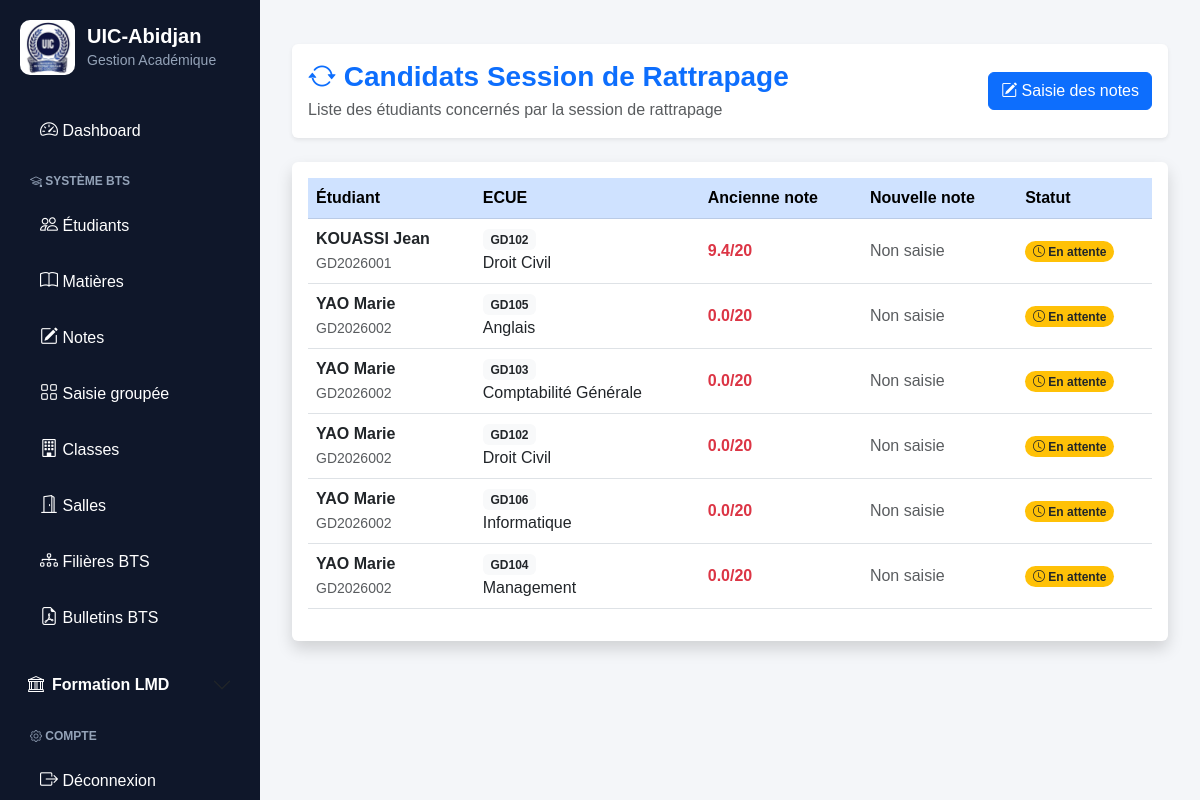
The app's page /lmd/rattrapage/ (signed in), older data.
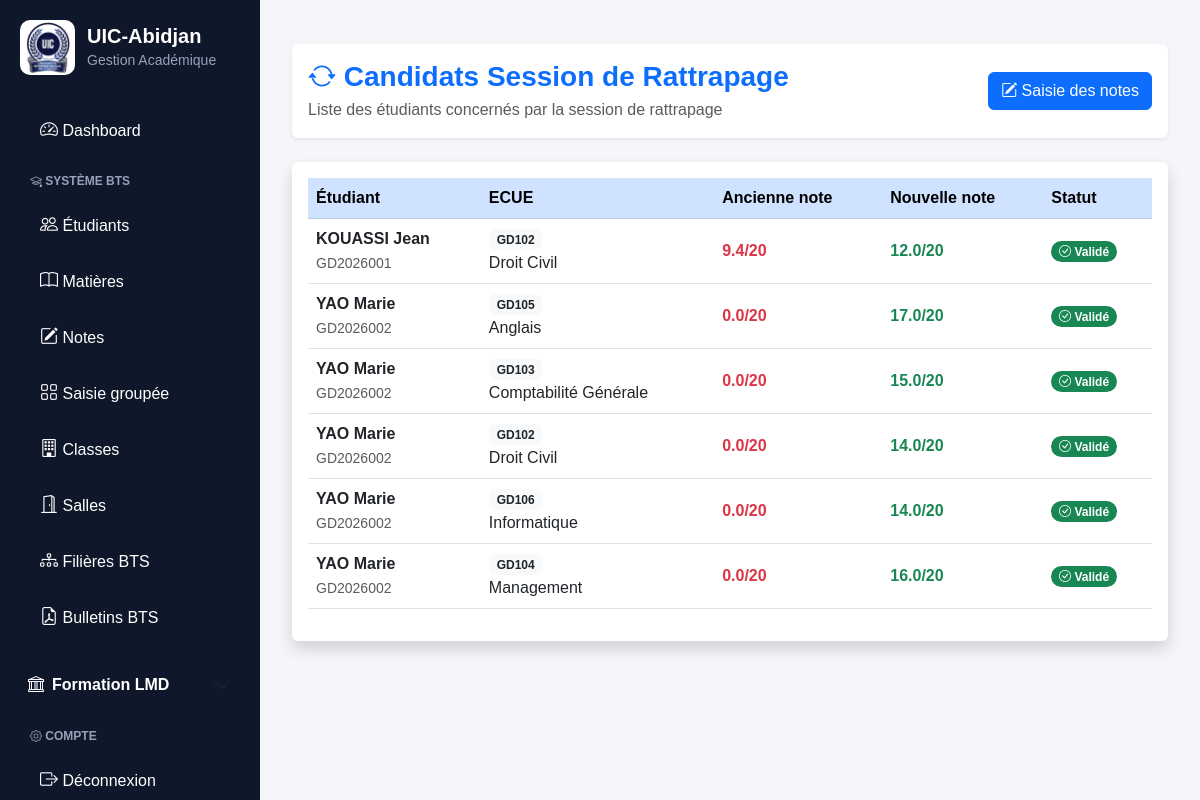
The same page, newer data.
### lmd/models.py (models this page shows, shortened)
class CandidatRattrapage(models.Model):
    STATUT_CHOICES = [
        ("EN_ATTENTE", "En attente"),
        ("VALIDE", "Validé"),
        ("ECHEC", "Échec"),
    ]
    etudiant = models.ForeignKey(
        "EtudiantLMD",
        on_delete=models.CASCADE,
        related_name="candidats_rattrapage"
    )
    ecue = models.ForeignKey(
        "ECUE",
        on_delete=models.CASCADE,
        related_name="candidats_rattrapage"
    )
    session = models.ForeignKey(
        "SessionAcademique",
        on_delete=models.CASCADE,
        related_name="candidats"
    )
    ancienne_note = models.FloatField(
        default=0
    )
    nouvelle_note = models.FloatField(
        null=True,
        blank=True
    )
    statut = models.CharField(
        max_length=20,
        choices=STATUT_CHOICES,
        default="EN_ATTENTE"
    )
    annee_academique = models.CharField(
        max_length=20
    )
    date_creation = models.DateTimeField(
        auto_now_add=True
    )
    class Meta:
        unique_together = (
            "etudiant",
            "ecue",
            "session",
            "annee_academique"
        )

class EtudiantLMD(models.Model):
    user = models.OneToOneField(
        User,
        on_delete=models.CASCADE,
        null=True,
        blank=True,
        related_name="etudiant_lmd"
    )
    matricule = models.CharField(
        max_length=50,
        unique=True,
        db_index=True
    )
    nom = models.CharField(
        max_length=100,
        db_index=True
    )
    prenoms = models.CharField(
        max_length=150
    )
    sexe = models.CharField(
        max_length=1,
        choices=(
            ('M', 'Masculin'),
            ('F', 'Féminin'),
        )
    )
    STATUTS = [
        ("AF", "Affecté"),
        ("NF", "Non Affecté"),
    ]
    statut = models.CharField(
        max_length=2,
        choices=STATUTS,
        default="NF"
    )
    date_naissance = models.DateField(
        null=True,
        blank=True
    )
    lieu_naissance = models.CharField(
        max_length=100,
        blank=True,
        null=True
    )
    telephone = models.CharField(
        max_length=30,
        blank=True
    )
    email = models.EmailField(
        blank=True
    )
    NIVEAUX = [
        ("L1", "Licence 1"),
        ("L2", "Licence 2"),
        ("L3", "Licence 3"),
        ("M1", "Master 1"),
        ("M2", "Master 2"),
        ("DOC", "Doctorat"),
    ]
    niveau = models.CharField(
        max_length=10,
        choices=NIVEAUX,
        db_index=True
    )
    filiere = models.ForeignKey(
        "FiliereLMD",
        on_delete=models.CASCADE,
        related_name="etudiants"
    )
    annee_academique = models.CharField(
        max_length=20,
        db_index=True
    )
    date_inscription = models.DateTimeField(
        auto_now_add=True
    )
    actif = models.BooleanField(
        default=True
    )
    class Meta:
        ordering = [
            "nom",
            "prenoms"
        ]
        constraints = [
            models.UniqueConstraint(
                fields=[
                    "matricule",
                    "annee_academique"
                ],
                name="unique_etudiant_annee"
            )
        ]

class ECUE(models.Model):
    ue = models.ForeignKey(
        UE,
        on_delete=models.CASCADE,
        related_name="ecues"
    )
    code = models.CharField(max_length=20)
    libelle = models.CharField(max_length=200)
    coefficient = models.IntegerField(default=1)
    credit = models.IntegerField(default=1)
    semestre = models.CharField(
        max_length=5,
        choices=[
            ("S1", "Semestre 1"),
            ("S2", "Semestre 2"),
        ],
        default="S1"
    )

### lmd/views.py (the view, shortened to what this page needs)
# urls.py: path("rattrapage/",views.liste_rattrapage,name="rattrapage_liste"),
@login_required
def liste_rattrapage(request):
    session_rattrapage = SessionAcademique.objects.filter(
        type_session="RATTRAPAGE",
        active=True
    ).first()
    notes = NoteLMD.objects.filter(
        session="1",
        moyenne__lt=10
    ).select_related(
        "etudiant",
        "ecue"
    )
    for note in notes:
        candidat, created = CandidatRattrapage.objects.get_or_create(
            etudiant=note.etudiant,
            ecue=note.ecue,
            session=session_rattrapage,
            annee_academique="2025-2026",
            defaults={
                "ancienne_note": note.moyenne,
                "statut": "EN_ATTENTE"
            }
        )
        if not created:
            candidat.ancienne_note = note.moyenne
            candidat.save()
    candidats = CandidatRattrapage.objects.filter(
        session=session_rattrapage
    ).select_related(
        "etudiant",
        "ecue",
        "session"
    ).order_by(
        "etudiant__nom",
        "ecue__libelle"
    )
    return render(
        request,
        "lmd/rattrapage/liste.html",
        {
            "candidats": candidats
        }
    )

### lmd/templates/lmd/rattrapage/liste.html (shortened to what the changed rows need)
{% extends "base.html" %}
{% block content %}
<div class="container-fluid mt-4">
    <div class="card shadow border-0">
        <div class="card-body">
            <div class="table-responsive">
                <table class="table table-hover align-middle">
                    <thead class="table-primary">
                        <tr>
                            <th>
                                Étudiant
                            </th>
                            <th>
                                ECUE
                            </th>
                            <th>
                                Ancienne note
                            </th>
                            <th>
                                Nouvelle note
                            </th>
                            <th>
                                Statut
                            </th>
                        </tr>
                    </thead>
                    <tbody>
                    {% for c in candidats %}
                        <tr>
                            <td>
                                <div class="fw-semibold">
                                    {{ c.etudiant.nom }}
                                    {{ c.etudiant.prenoms }}
                                </div>
                                <small class="text-muted">
                                    {{ c.etudiant.matricule }}
                                </small>
                            </td>
                            <td>
                                <span class="badge bg-light text-dark">
                                    {{ c.ecue.code }}
                                </span>
                                <br>
                                {{ c.ecue.libelle }}
                            </td>
                            <td>
                                <span class="fw-bold text-danger">
                                    {{ c.ancienne_note }}/20
                                </span>
                            </td>
                            <td>
                                {% if c.nouvelle_note %}
                                    <span class="fw-bold text-success">
                                        {{ c.nouvelle_note }}/20
                                    </span>
                                {% else %}
                                    <span class="text-muted">
                                        Non saisie
                                    </span>
                                {% endif %}
                            </td>
                            <td>
                                {% if c.statut == "VALIDE" %}
                                    <span class="badge rounded-pill bg-success">
                                        <i class="bi bi-check-circle"></i>
                                        Validé
                                    </span>
                                {% elif c.statut == "ECHEC" %}
                                    <span class="badge rounded-pill bg-danger">
                                        <i class="bi bi-x-circle"></i>
                                        Échec
                                    </span>
                                {% else %}
                                    <span class="badge rounded-pill bg-warning text-dark">
                                        <i class="bi bi-clock"></i>
                                        En attente
                                    </span>
                                {% endif %}
                            </td>
                        </tr>
                    {% endfor %}
                    </tbody>
                </table>
            </div>
        </div>
    </div>
</div>
{% endblock %}

Row changes from the older to the newer data that the page shows:
changed CandidatRattrapage "KOUASSI": nouvelle_note (not shown) → "12.0"; nouvelle_note "Non saisie" → "/20"; statut "En attente" → "Validé"
changed CandidatRattrapage "Anglais": nouvelle_note (not shown) → "17.0"; nouvelle_note "Non saisie" → "/20"; statut "En attente" → "Validé"
changed CandidatRattrapage "Comptabilité Générale": nouvelle_note (not shown) → "15.0"; nouvelle_note "Non saisie" → "/20"; statut "En attente" → "Validé"
changed CandidatRattrapage (number 4 of 6 on the later page): nouvelle_note (not shown) → "14.0"; nouvelle_note "Non saisie" → "/20"; statut "En attente" → "Validé"
changed CandidatRattrapage "Informatique": nouvelle_note (not shown) → "14.0"; nouvelle_note "Non saisie" → "/20"; statut "En attente" → "Validé"
changed CandidatRattrapage "Management": nouvelle_note (not shown) → "16.0"; nouvelle_note "Non saisie" → "/20"; statut "En attente" → "Validé"
